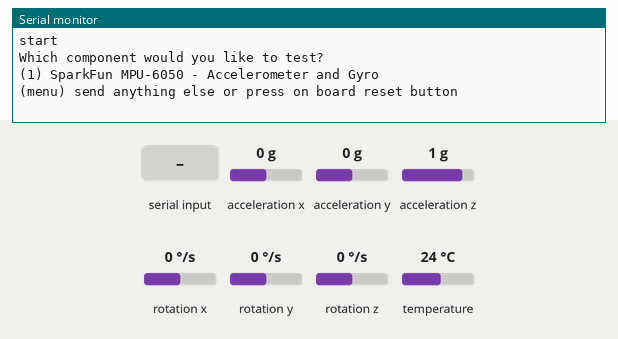
Bench run of a sketch on a simulated Arduino Uno, built with avr-gcc and run on an emulated ATmega328P. On the bench: the last lines printed to the serial monitor. Inputs (shaded band) come from the test bench; at power-on: acceleration x 0 g, acceleration y 0 g, acceleration z 1 g, rotation x 0 °/s, rotation y 0 °/s, rotation z 0 °/s, temperature 24 °C.

Above: at 0.9 s.
1.0 s: "1" received over Serial
At 1.24 s:
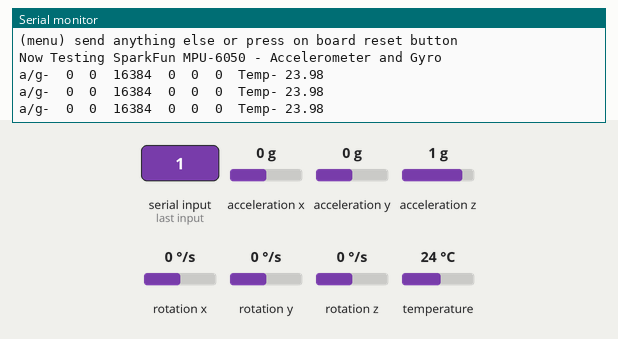
2.5 s: acceleration x set to -1.4 g
At 2.61 s:
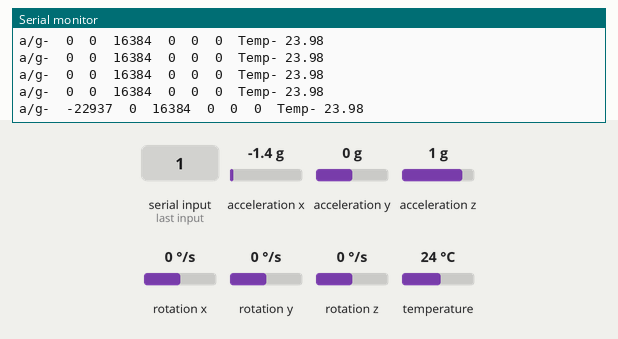
4.0 s: acceleration y set to -1.4 g
At 4.08 s:
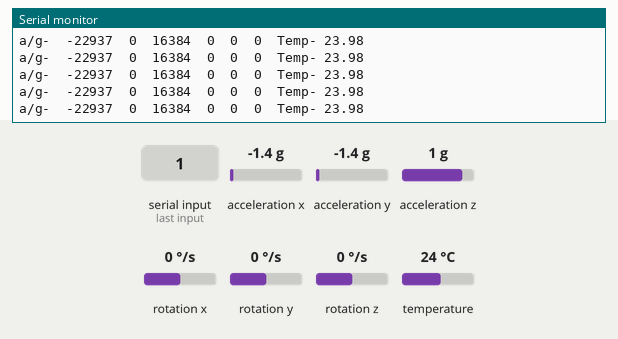
5.5 s: acceleration z set to -1.4 g
At 5.56 s:
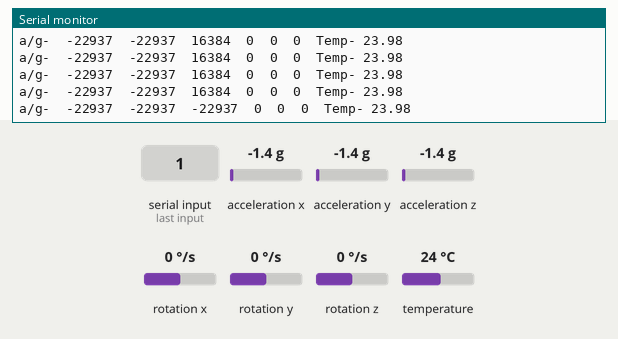
7.0 s: rotation x set to -192 °/s
At 7.04 s:
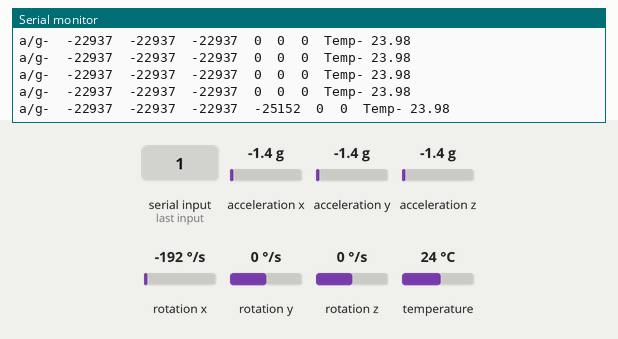

The sketch:

Firmware.ino
```cpp
// Include Libraries
#include "Arduino.h"
#include "MPU6050.h"
#include "Wire.h"
#include "I2Cdev.h"


// Pin Definitions


// Global variables and defines
int16_t mpu6050Ax, mpu6050Ay, mpu6050Az;
int16_t mpu6050Gx, mpu6050Gy, mpu6050Gz;
// object initialization
MPU6050 mpu6050;


// define vars for testing menu
const int timeout = 10000;       //define timeout of 10 sec
char menuOption = 0;
long time0;

// Setup the essentials for your circuit to work. It runs first every time your circuit is powered with electricity.
void setup()
{
    // Setup Serial which is useful for debugging
    // Use the Serial Monitor to view printed messages
    Serial.begin(9600);
    while (!Serial) ; // wait for serial port to connect. Needed for native USB
    Serial.println("start");

    Wire.begin();
    mpu6050.initialize();
    menuOption = menu();

}

// Main logic of your circuit. It defines the interaction between the components you selected. After setup, it runs over and over again, in an eternal loop.
void loop()
{


    if(menuOption == '1') {
    // SparkFun MPU-6050 - Accelerometer and Gyro - Test Code
    mpu6050.getMotion6(&mpu6050Ax, &mpu6050Ay, &mpu6050Az, &mpu6050Gx, &mpu6050Gy, &mpu6050Gz);   //read accelerometer and gyroscope raw data in three axes
    double mpu6050Temp = ((double)mpu6050.getTemperature() + 12412.0) / 340.0;
    Serial.print("a/g-\t");
    Serial.print(mpu6050Ax); Serial.print("\t");
    Serial.print(mpu6050Ay); Serial.print("\t");
    Serial.print(mpu6050Az); Serial.print("\t");
    Serial.print(mpu6050Gx); Serial.print("\t");
    Serial.print(mpu6050Gy); Serial.print("\t");
    Serial.print(mpu6050Gz); Serial.print("\t");
    Serial.print(F("Temp- "));
    Serial.println(mpu6050Temp);
    delay(100);

    }


    if (millis() - time0 > timeout)
    {
        menuOption = menu();
    }

}


// Menu function for selecting the components to be tested
// Follow serial monitor for instrcutions
char menu()
{

    Serial.println(F("\nWhich component would you like to test?"));
    Serial.println(F("(1) SparkFun MPU-6050 - Accelerometer and Gyro"));
    Serial.println(F("(menu) send anything else or press on board reset button\n"));
    while (!Serial.available());

    // Read data from serial monitor if received
    while (Serial.available())
    {
        char c = Serial.read();
        if (isAlphaNumeric(c))
        {
            if(c == '1')
    			Serial.println(F("Now Testing SparkFun MPU-6050 - Accelerometer and Gyro"));
            else
            {
                Serial.println(F("illegal input!"));
                return 0;
            }
            time0 = millis();
            return c;
            }
        }
    }

/*******************************************************

*    Circuito.io is an automatic generator of schematics and code for off
*    the shelf hardware combinations.

*    Copyright (C) 2016 Roboplan Technologies Ltd.

*    This program is free software: you can redistribute it and/or modify
*    it under the terms of the GNU General Public License as published by
*    the Free Software Foundation, either version 3 of the License, or
*    (at your option) any later version.

*    This program is distributed in the hope that it will be useful,
*    but WITHOUT ANY WARRANTY; without even the implied warranty of
*    MERCHANTABILITY or FITNESS FOR A PARTICULAR PURPOSE.  See the
*    GNU General Public License for more details.

*    You should have received a copy of the GNU General Public License
*    along with this program.  If not, see <http://www.gnu.org/licenses/>.

*    In addition, and without limitation, to the disclaimers of warranties
*    stated above and in the GNU General Public License version 3 (or any
*    later version), Roboplan Technologies Ltd. ("Roboplan") offers this
*    program subject to the following warranty disclaimers and by using
*    this program you acknowledge and agree to the following:
*    THIS PROGRAM IS PROVIDED ON AN "AS IS" AND "AS AVAILABLE" BASIS, AND
*    WITHOUT WARRANTIES OF ANY KIND EITHER EXPRESS OR IMPLIED.  ROBOPLAN
*    HEREBY DISCLAIMS ALL WARRANTIES, EXPRESS OR IMPLIED, INCLUDING BUT
*    NOT LIMITED TO IMPLIED WARRANTIES OF MERCHANTABILITY, TITLE, FITNESS
*    FOR A PARTICULAR PURPOSE, NON-INFRINGEMENT, AND THOSE ARISING BY
*    STATUTE OR FROM A COURSE OF DEALING OR USAGE OF TRADE.
*    YOUR RELIANCE ON, OR USE OF THIS PROGRAM IS AT YOUR SOLE RISK.
*    ROBOPLAN DOES NOT GUARANTEE THAT THE PROGRAM WILL BE FREE OF, OR NOT
*    SUSCEPTIBLE TO, BUGS, SECURITY BREACHES, OR VIRUSES. ROBOPLAN DOES
*    NOT WARRANT THAT YOUR USE OF THE PROGRAM, INCLUDING PURSUANT TO
*    SCHEMATICS, INSTRUCTIONS OR RECOMMENDATIONS OF ROBOPLAN, WILL BE SAFE
*    FOR PERSONAL USE OR FOR PRODUCTION OR COMMERCIAL USE, WILL NOT
*    VIOLATE ANY THIRD PARTY RIGHTS, WILL PROVIDE THE INTENDED OR DESIRED
*    RESULTS, OR OPERATE AS YOU INTENDED OR AS MAY BE INDICATED BY ROBOPLAN.
*    YOU HEREBY WAIVE, AGREE NOT TO ASSERT AGAINST, AND RELEASE ROBOPLAN,
*    ITS LICENSORS AND AFFILIATES FROM, ANY CLAIMS IN CONNECTION WITH ANY OF
*    THE ABOVE.
********************************************************/
```

Measured:
- after the input at 1.0 s, the serial monitor: prints a new line at once (image 1)
- after the input at 2.5 s, the serial monitor: prints a new line after 0.10 s (image 2)
- after the input at 5.5 s, the serial monitor: prints a new line after 0.06 s (image 4)
- after the input at 7.0 s, the serial monitor: prints a new line at once (image 5)
